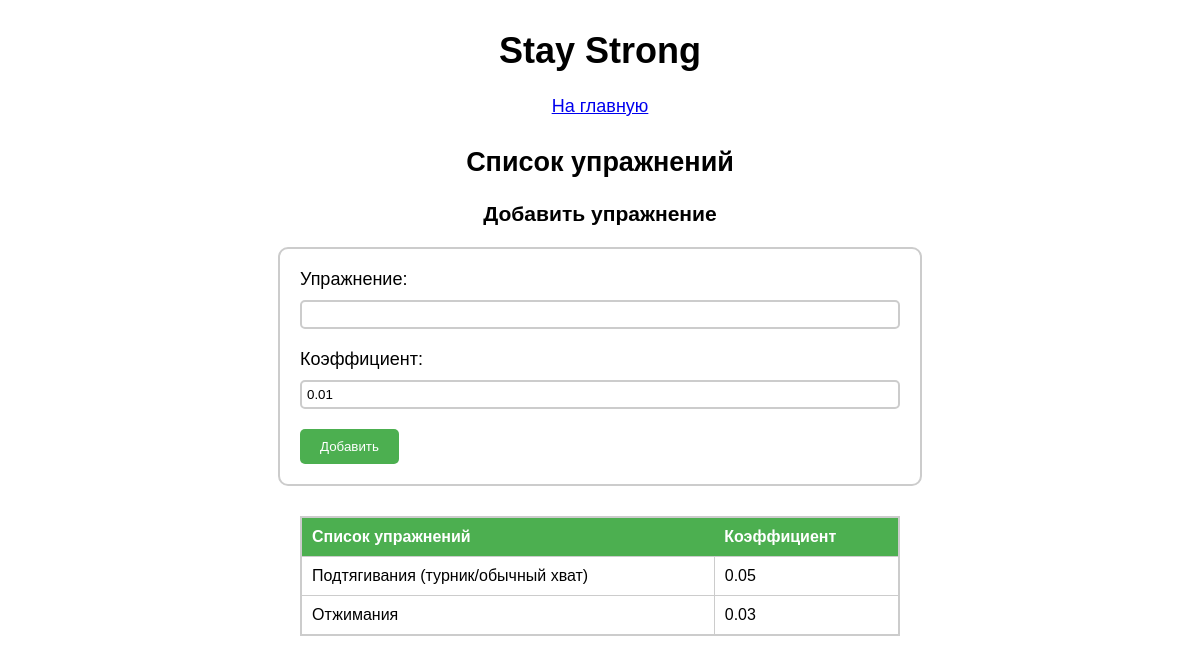
The app's page /trains, older data.
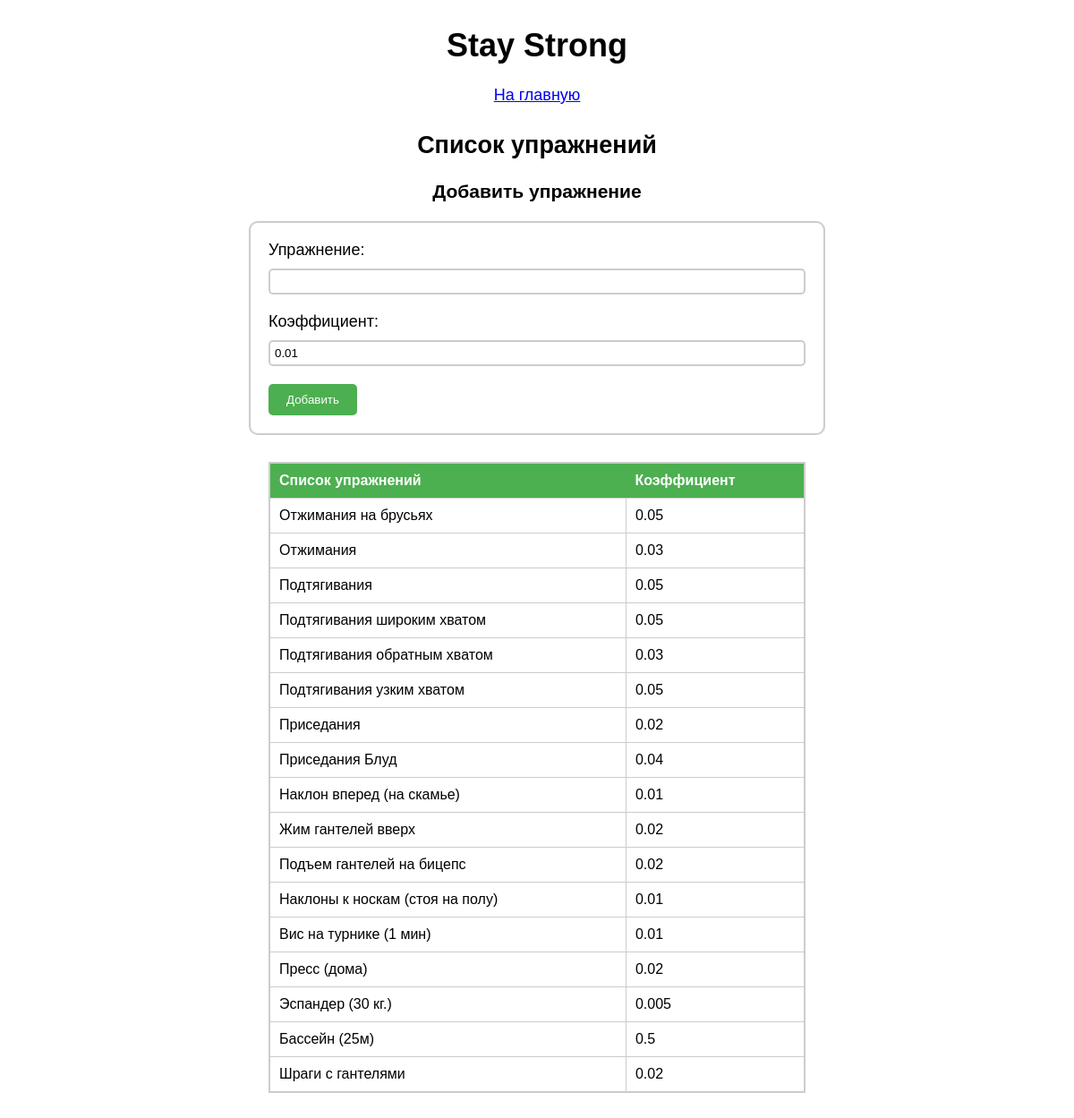
The same page, newer data.
### tables this page shows
CREATE TABLE exercises
             (id INTEGER PRIMARY KEY AUTOINCREMENT,
              name TEXT, ratio REAL);

### app.py (the view)
@app.route('/trains')
def trains():
    conn = get_db_connection()
    c = conn.cursor()
    c.execute("SELECT * FROM exercises")
    rows = c.fetchall()
    return render_template('exercises.html', rows=rows)

### app.py (called while the page is built)
def get_db_connection():
    conn = sqlite3.connect('trainings.db')
    return conn

### templates/exercises.html (shortened to what this page needs)
<html lang="ru">
<head>
</head>
<body>
<h1>Stay Strong</h1>
<a href="/">На главную</a>
    <h2>Список упражнений</h2>
    <h3>Добавить упражнение</h3>
    <form action="/add_ex" method="post">
        <label for="exercise">Упражнение:</label>
        <input type="text" name="exercise" id="exercise">
        <label for="exercise">Коэффициент:</label>
        <input type="number" min=0.01 step="0.01" value=0.01 name="ratio" id="ratio"><br>
        <input type="submit" value="Добавить">
    </form>
    <table>
        <tr>
            <th>Список упражнений</th>
            <th>Коэффициент</th>
        </tr>
        {% for row in rows %}
        <tr>
            <td>{{ row[1] }}</td>
            <td>{{ row[2] }}</td>
        </tr>
        {% endfor %}
    </table>
</body>
</html>

### templates/exercises.html (style rules this page uses)
body { font-family: Arial, sans-serif; font-size: 18px; }
h1 { text-align: center; margin-top: 30px; }
table { margin: 30px auto; border-collapse: collapse; border: 2px solid #ccc; border-radius: 10px; width: 90%; max-width: 600px; }
th { background-color: #4CAF50; color: white; padding: 10px; text-align: left; }
td { border: 1px solid #ccc; padding: 10px; }
a { display: block; text-align: center; }
h2 { text-align: center; margin-top: 30px; }
h3 { text-align: center; margin-top: 24px; }
form { margin: 20px auto; width: 90%; max-width: 600px; border: 2px solid #ccc; padding: 20px; border-radius: 10px; }
label { display: block; margin-bottom: 10px; }
input[type="text"] { padding: 5px; border-radius: 5px; border: 2px solid #ccc; margin-bottom: 20px; width: 100%; }
input[type="number"] { padding: 5px; border-radius: 5px; border: 2px solid #ccc; margin-bottom: 20px; width: 100%; }
input[type="submit"] { background-color: #4CAF50; color: white; padding: 10px 20px; border: none; border-radius: 5px; cursor: pointer; }

Row changes from the older to the newer data that the page shows:
changed exercises: name "Подтягивания (турник/обычный хват)" → "Отжимания на брусьях"
added exercises: name "Подтягивания", ratio "0.05"
added exercises: name "Подтягивания широким хватом", ratio "0.05"
added exercises: name "Подтягивания обратным хватом", ratio "0.03"
added exercises: name "Подтягивания узким хватом", ratio "0.05"
added exercises: name "Приседания", ratio "0.02"
added exercises: name "Приседания Блуд", ratio "0.04"
added exercises: name "Наклон вперед (на скамье)", ratio "0.01"
added exercises: name "Жим гантелей вверх", ratio "0.02"
added exercises: name "Подъем гантелей на бицепс", ratio "0.02"
added exercises: name "Наклоны к носкам (стоя на полу)", ratio "0.01"
added exercises: name "Вис на турнике (1 мин)", ratio "0.01"
added exercises: name "Пресс (дома)", ratio "0.02"
added exercises: name "Эспандер (30 кг.)", ratio "0.005"
added exercises: name "Бассейн (25м)", ratio "0.5"
added exercises: name "Шраги с гантелями", ratio "0.02"
